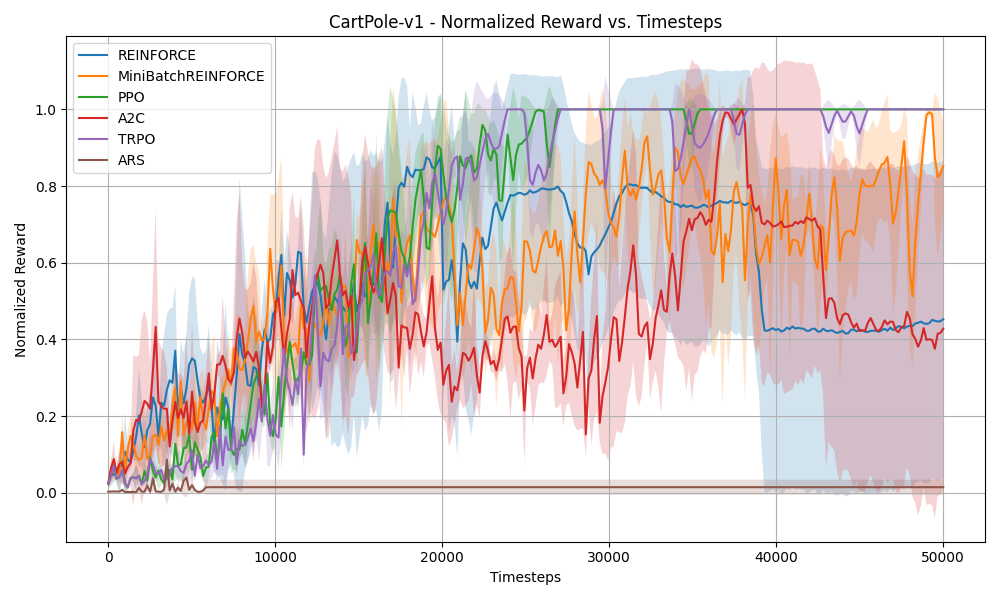
#> input picture plots/CartPole_v1_normalized_rewards.png, 1000 x 600 px; its folder holds 4 pictures in this run
$ python normed_rewards_grid.py
#> lines starting #> are read from the running program, lines starting #| are printed output that depends on the picture
import os
import matplotlib.pyplot as plt
from PIL import Image

# Directory containing normalized reward plots
PLOT_DIR = "plots"
# List of environments matching the file naming convention
ENVIRONMENTS = [
    "CartPole_v1",
    "Acrobot_v1",
    "MountainCar_v0",
    "Pendulum_v1"
]

# Grid layout (adjust columns if needed)
n_cols = 2
n_rows = (len(ENVIRONMENTS) + n_cols - 1) // n_cols

# Create subplot grid
fig, axes = plt.subplots(n_rows, n_cols, figsize=(10, 6))
axes = axes.flatten()

for i, env in enumerate(ENVIRONMENTS):
    file_path = os.path.join(PLOT_DIR, f"{env}_normalized_rewards.png")
    if os.path.exists(file_path):
        img = Image.open(file_path)
#> img is the input picture: PIL image 1000x600 RGBA; mean R, G, B, A 231.9, 221.9, 220.4, 255
        axes[i].imshow(img)
        axes[i].axis("off")
        axes[i].set_title(env.replace("_", "-"), fontsize=10)
    else:
        axes[i].axis("off")
        axes[i].set_title(f"{env}\n[missing]", fontsize=9, color='red')

# Hide any unused subplots
for j in range(i + 1, len(axes)):
    axes[j].axis("off")
#> this loop made 0 passes

plt.suptitle("Normalized Rewards Across Environments", fontsize=14)
plt.tight_layout()
plt.subplots_adjust(top=0.92)
plt.show()
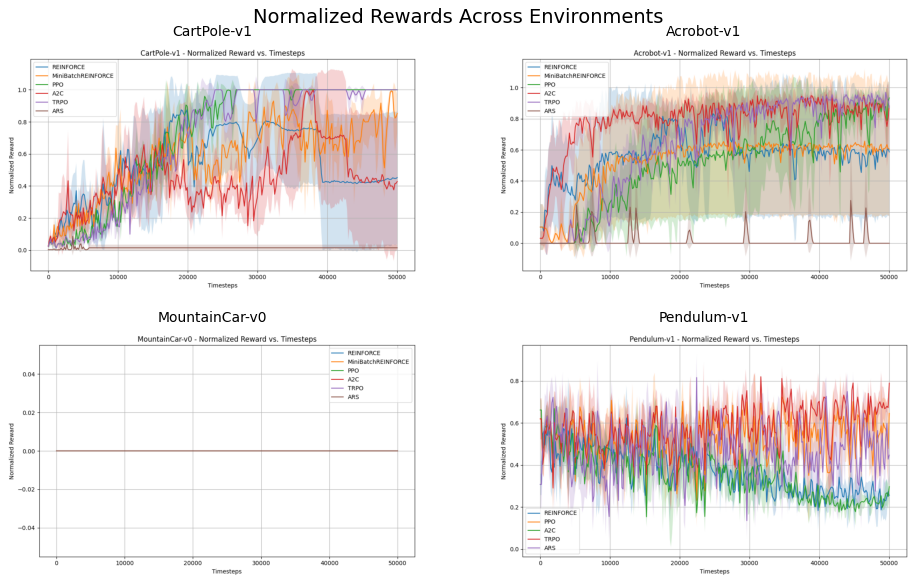
#> figure drawn by matplotlib, 4 panels
fig.savefig("plots/normalized_rewards_grid_summary.png", dpi=300)
